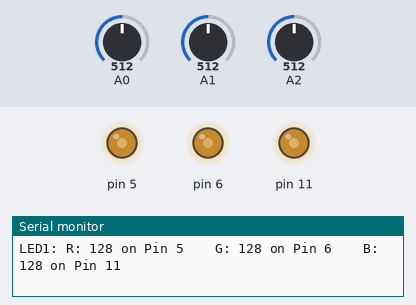
The sketch below on a simulated Arduino Uno, built with avr-gcc and run on an emulated ATmega328P. On the bench: output pins drawn as LEDs (lit = HIGH), the last lines printed to the serial monitor. The inputs (shaded band) are chosen by the test bench; at power-on: A0 = 512, A1 = 512, A2 = 512.

Above: at 1.2 s.
1.3 s: A0 set to 406
At 2.5 s:
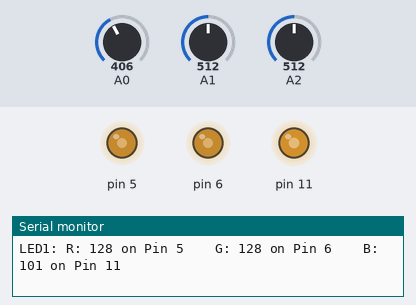
2.8 s: A0 set to 382
At 4.1 s:
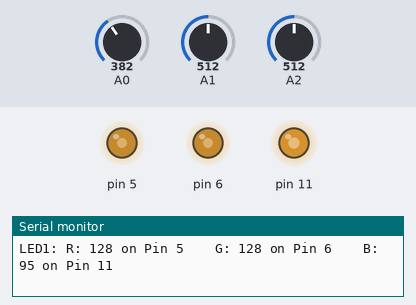
5.8 s: A1 set to 407
At 6.2 s:
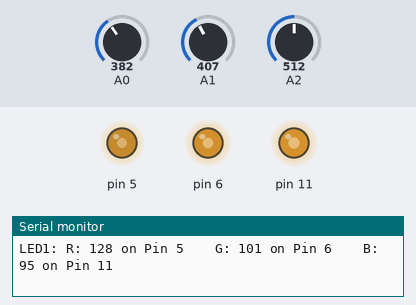
7.3 s: A1 set to 388
At 7.7 s:
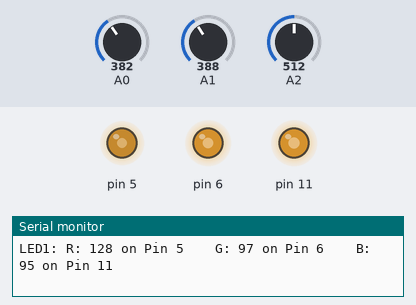
10.3 s: A2 set to 406
At 11.3 s:
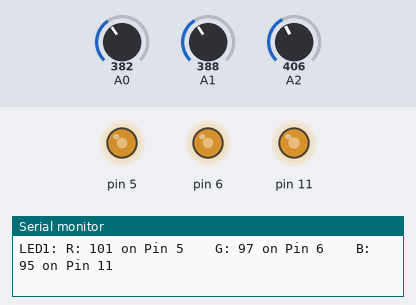
11.8 s: A2 set to 391
At 13.0 s:
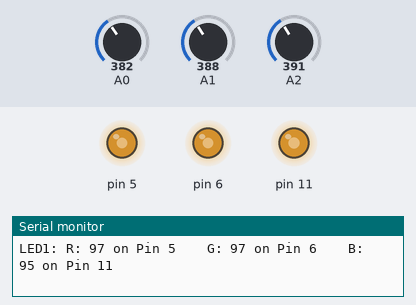
Timing chart, 0 to 14.8 s (numbered marks = the images above; inputs shaded):
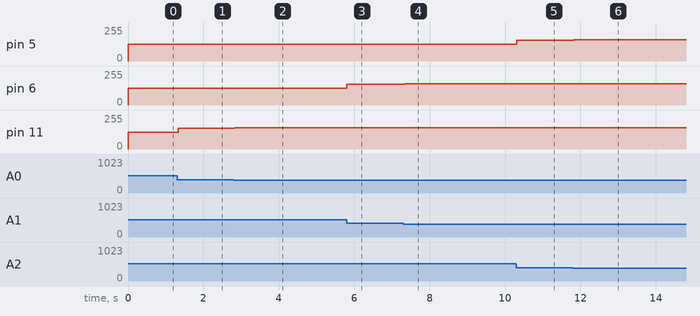

Measured:
- after the input at 1.3 s, pin 11: 127/255 → 154/255 at once
- after the input at 2.8 s, pin 11: 154/255 → 160/255 at once
- after the input at 5.8 s, pin 6: 127/255 → 154/255 at once
- after the input at 7.3 s, pin 6: 154/255 → 158/255 at once
- after the input at 10.3 s, pin 5: 127/255 → 154/255 at once
- after the input at 11.8 s, pin 5: 154/255 → 158/255 at once

The sketch:

Pont_LED.ino
```cpp
#define RES_R 5
#define RES_G 6
#define RES_B 11

#include "DPL_Legacy.h"

using namespace DPL_PWM;
using namespace DPL_RGB;
using namespace DPL_SerialPort;

RGB LED(5, 6, 11, NEGATIVE);

void setup() {
  Start(9600);
  Out("Ready: ", NEW_LINE);
  LED.Set(0,0,0);
}

void loop() {
  LED.Set(Color(Get(2)/4, Get(1)/4, Get(0)/4));
  Out("LED1", LED, NEW_LINE);
}
```
